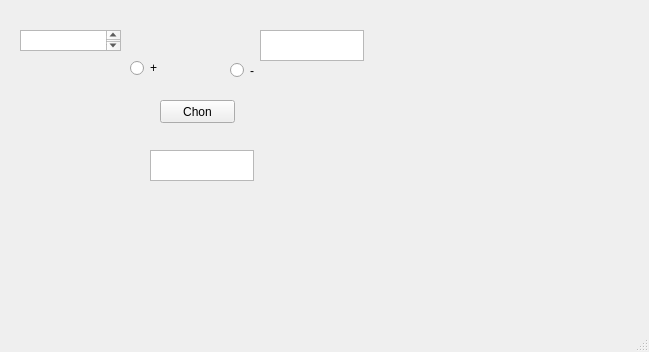
<?xml version="1.0" encoding="UTF-8"?>
<ui version="4.0">
 <class>MainWindow</class>
 <widget class="QMainWindow" name="MainWindow">
  <property name="geometry">
   <rect>
    <x>0</x>
    <y>0</y>
    <width>649</width>
    <height>352</height>
   </rect>
  </property>
  <property name="windowTitle">
   <string>MainWindow</string>
  </property>
  <widget class="QWidget" name="centralwidget">
   <widget class="QRadioButton" name="cong">
    <property name="geometry">
     <rect>
      <x>130</x>
      <y>60</y>
      <width>51</width>
      <height>16</height>
     </rect>
    </property>
    <property name="text">
     <string>+</string>
    </property>
   </widget>
   <widget class="QRadioButton" name="tru">
    <property name="geometry">
     <rect>
      <x>230</x>
      <y>60</y>
      <width>41</width>
      <height>21</height>
     </rect>
    </property>
    <property name="text">
     <string>-</string>
    </property>
   </widget>
   <widget class="QPushButton" name="chon">
    <property name="geometry">
     <rect>
      <x>160</x>
      <y>100</y>
      <width>75</width>
      <height>23</height>
     </rect>
    </property>
    <property name="text">
     <string>Chon</string>
    </property>
   </widget>
   <widget class="QTextEdit" name="ketqua">
    <property name="geometry">
     <rect>
      <x>150</x>
      <y>150</y>
      <width>104</width>
      <height>31</height>
     </rect>
    </property>
   </widget>
   <widget class="QTextEdit" name="textEdit">
    <property name="geometry">
     <rect>
      <x>20</x>
      <y>30</y>
      <width>101</width>
      <height>21</height>
     </rect>
    </property>
   </widget>
   <widget class="QTextEdit" name="textEdit_2">
    <property name="geometry">
     <rect>
      <x>260</x>
      <y>30</y>
      <width>104</width>
      <height>31</height>
     </rect>
    </property>
   </widget>
  </widget>
  <widget class="QMenuBar" name="menubar">
   <property name="geometry">
    <rect>
     <x>0</x>
     <y>0</y>
     <width>649</width>
     <height>23</height>
    </rect>
   </property>
  </widget>
  <widget class="QStatusBar" name="statusbar"/>
 </widget>
 <resources/>
 <connections/>
</ui>
